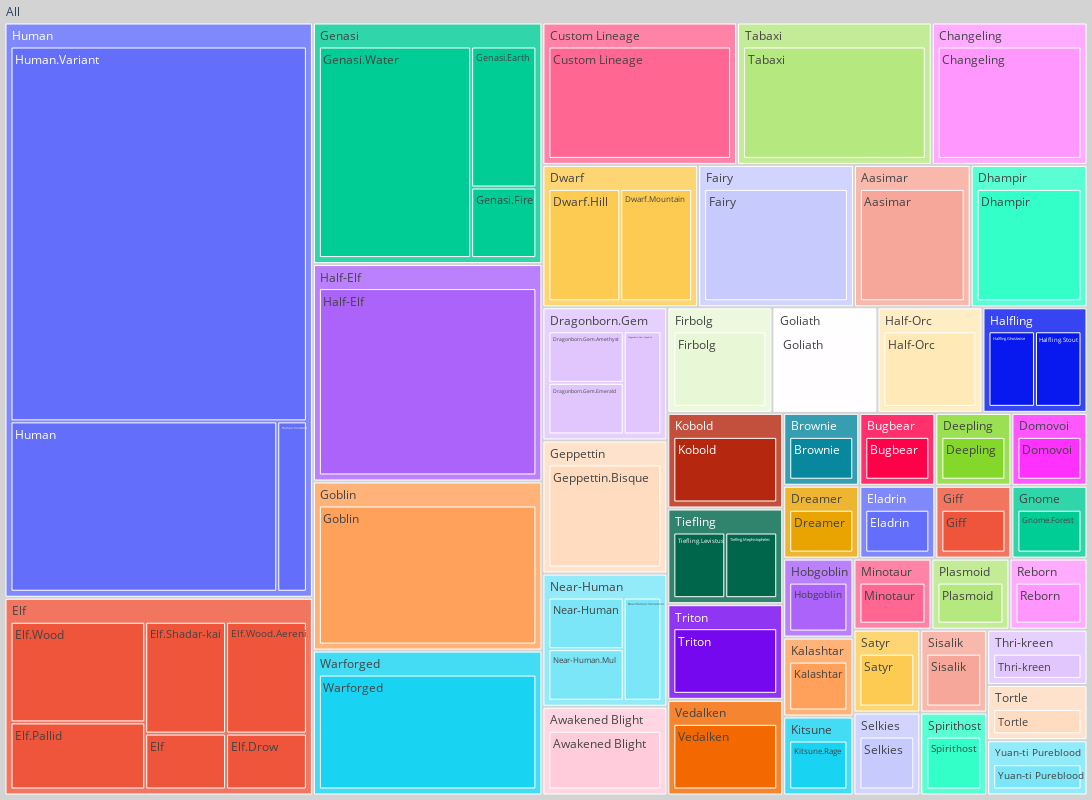

Notebook source saved alongside this figure:
### Code cell
Display_Fig(Table_Race, ["Race", "Tag3", "Count"])

### Figure 1 — Plotly figure (JSON) as saved in the notebook; plotly's stock layout.template omitted (floating-point values rounded to 4 significant figures; data arrays with more than 128 entries replaced by an {"elided": "..."} marker saying what was removed)
{"data": [{"branchvalues": "total", "domain": {"x": [0, 1], "y": [0, 1]}, "hovertemplate": "labels=%{label}<br>Count=%{value}<br>parent=%{parent}<br>id=%{id}<extra></extra>", "ids": {"elided": "567 str values"}, "labels": {"elided": "567 str values"}, "name": "", "parents": {"elided": "567 str values"}, "values": {"elided": "567 int values"}, "type": "treemap", "root": {"color": "lightgrey"}}], "layout": {"legend": {"tracegroupgap": 0}, "margin": {"t": 0, "l": 0, "r": 0, "b": 0}, "autosize": false, "width": 1100, "height": 800}}
